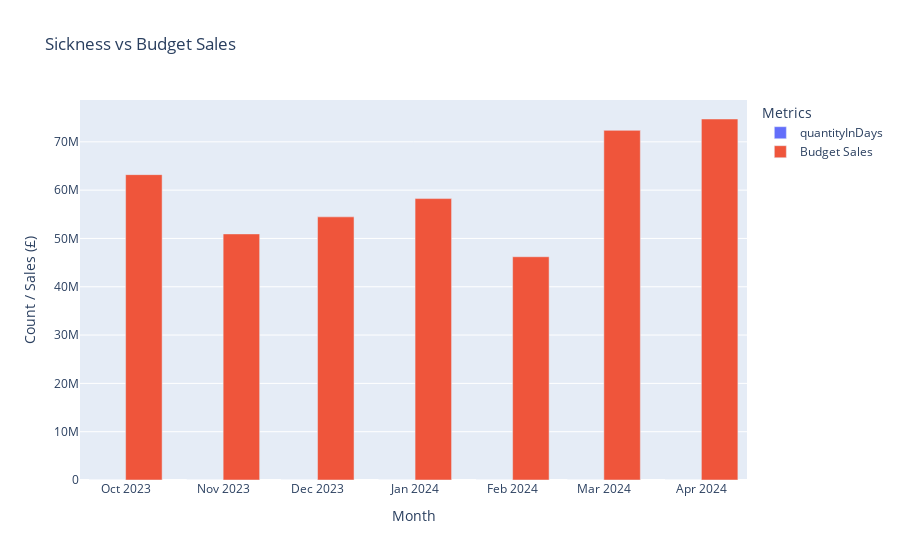

Write notebook code for a chart like this one.
### Code cell
# Interactive bar chart for sickness impact on budget sales
fig = px.bar(merged_data, x="Month", y=["quantityInDays", "Budget Sales"], barmode="group",
             title="Sickness vs Budget Sales",
             labels={"value": "Count / Sales (£)", "variable": "Metrics"})
fig.show()

### Figure 1 — Plotly figure (JSON) as saved in the notebook; plotly's stock layout.template omitted (floating-point values rounded to 4 significant figures)
{"data": [{"alignmentgroup": "True", "hovertemplate": "Metrics=quantityInDays<br>Month=%{x}<br>Count / Sales (£)=%{y}<extra></extra>", "legendgroup": "quantityInDays", "marker": {"color": "#636efa", "pattern": {"shape": ""}}, "name": "quantityInDays", "offsetgroup": "quantityInDays", "orientation": "v", "showlegend": true, "textposition": "auto", "type": "bar", "x": ["2023-10", "2023-11", "2023-12", "2024-01", "2024-02", "2024-03", "2024-04"], "xaxis": "x", "y": [1691, 1491, 1292, 1648, 1487, 1592.0, 780], "yaxis": "y"}, {"alignmentgroup": "True", "hovertemplate": "Metrics=Budget Sales<br>Month=%{x}<br>Count / Sales (£)=%{y}<extra></extra>", "legendgroup": "Budget Sales", "marker": {"color": "#EF553B", "pattern": {"shape": ""}}, "name": "Budget Sales", "offsetgroup": "Budget Sales", "orientation": "v", "showlegend": true, "textposition": "auto", "type": "bar", "x": ["2023-10", "2023-11", "2023-12", "2024-01", "2024-02", "2024-03", "2024-04"], "xaxis": "x", "y": [63210000.0, 50940000.0, 54470000.0, 58250000.0, 46210000.0, 72370000.0, 74730000.0], "yaxis": "y"}], "layout": {"autosize": true, "barmode": "group", "legend": {"title": {"text": "Metrics"}, "tracegroupgap": 0}, "title": {"text": "Sickness vs Budget Sales"}, "xaxis": {"anchor": "y", "autorange": true, "domain": [0, 1], "range": ["2023-09-16 12:00", "2024-04-15 12:00"], "title": {"text": "Month"}, "type": "date"}, "yaxis": {"anchor": "x", "autorange": true, "domain": [0, 1], "range": [0, 78660000.0], "title": {"text": "Count / Sales (£)"}, "type": "linear"}}}
